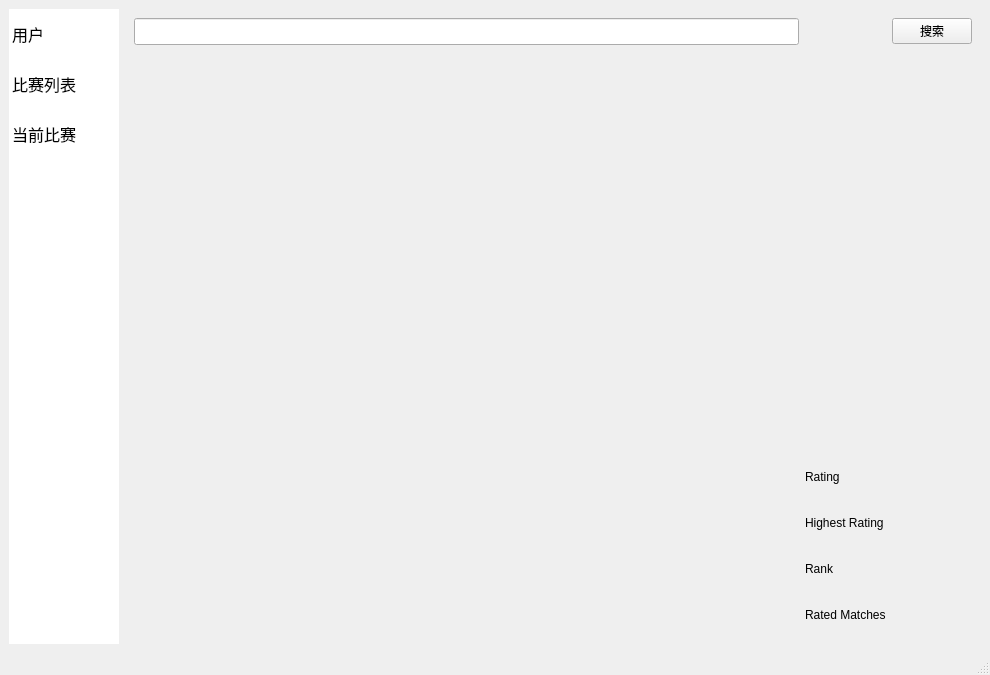
<?xml version="1.0" encoding="UTF-8"?>
<ui version="4.0">
 <class>MainWindow</class>
 <widget class="QMainWindow" name="MainWindow">
  <property name="geometry">
   <rect>
    <x>0</x>
    <y>0</y>
    <width>990</width>
    <height>675</height>
   </rect>
  </property>
  <property name="minimumSize">
   <size>
    <width>990</width>
    <height>675</height>
   </size>
  </property>
  <property name="windowTitle">
   <string>AtCoder-Contest-Helper</string>
  </property>
  <property name="styleSheet">
   <string notr="true"/>
  </property>
  <widget class="QWidget" name="centralwidget">
   <layout class="QGridLayout" name="gridLayout_2">
    <item row="0" column="0">
     <layout class="QGridLayout" name="MainLayout">
      <item row="0" column="0">
       <widget class="QListWidget" name="SideBar">
        <property name="sizePolicy">
         <sizepolicy hsizetype="Fixed" vsizetype="Preferred">
          <horstretch>0</horstretch>
          <verstretch>0</verstretch>
         </sizepolicy>
        </property>
        <property name="minimumSize">
         <size>
          <width>1</width>
          <height>1</height>
         </size>
        </property>
        <property name="maximumSize">
         <size>
          <width>110</width>
          <height>16777215</height>
         </size>
        </property>
        <property name="font">
         <font>
          <pointsize>12</pointsize>
         </font>
        </property>
        <property name="styleSheet">
         <string notr="true">QWidget:focus{
outline: none;
}
QListWidget {
	border: 0;
}
QListView::item {
    height: 50px;
	border-radius: 5px;
}
 QListView::Item:hover {
 background: rgb(80, 80, 80);
 }
 
QListView::Item:selected  {
	background: rgb(63, 63, 63);
}</string>
        </property>
        <item>
         <property name="text">
          <string>用户</string>
         </property>
         <property name="icon">
          <iconset theme="system-help"/>
         </property>
        </item>
        <item>
         <property name="text">
          <string>比赛列表</string>
         </property>
         <property name="icon">
          <iconset theme="user-home"/>
         </property>
        </item>
        <item>
         <property name="text">
          <string>当前比赛</string>
         </property>
         <property name="icon">
          <iconset theme="input-keyboard"/>
         </property>
        </item>
       </widget>
      </item>
      <item row="0" column="1">
       <widget class="QStackedWidget" name="stackedWidget">
        <property name="sizePolicy">
         <sizepolicy hsizetype="Expanding" vsizetype="Preferred">
          <horstretch>3</horstretch>
          <verstretch>0</verstretch>
         </sizepolicy>
        </property>
        <property name="sizeIncrement">
         <size>
          <width>0</width>
          <height>0</height>
         </size>
        </property>
        <property name="styleSheet">
         <string notr="true">QStackedWidget:{
QFrame{border:none;};
}</string>
        </property>
        <property name="currentIndex">
         <number>0</number>
        </property>
        <widget class="QWidget" name="UserWidget">
         <layout class="QGridLayout" name="gridLayout_4">
          <item row="1" column="0">
           <layout class="QGridLayout" name="UserLayout">
            <item row="1" column="0" rowspan="7">
             <widget class="QCustomPlot" name="RatingViewPlot" native="true"/>
            </item>
            <item row="0" column="0">
             <widget class="QLineEdit" name="UserNameEdit">
              <property name="font">
               <font>
                <pointsize>12</pointsize>
               </font>
              </property>
             </widget>
            </item>
            <item row="0" column="1">
             <spacer name="horizontalSpacer">
              <property name="orientation">
               <enum>Qt::Orientation::Horizontal</enum>
              </property>
              <property name="sizeType">
               <enum>QSizePolicy::Policy::Fixed</enum>
              </property>
              <property name="sizeHint" stdset="0">
               <size>
                <width>20</width>
                <height>20</height>
               </size>
              </property>
             </spacer>
            </item>
            <item row="0" column="2">
             <widget class="QPushButton" name="UserNameSearch">
              <property name="text">
               <string>搜索</string>
              </property>
              <property name="icon">
               <iconset theme="document-send"/>
              </property>
             </widget>
            </item>
            <item row="1" column="1" colspan="2">
             <widget class="QLabel" name="AvatarLabel">
              <property name="sizePolicy">
               <sizepolicy hsizetype="Fixed" vsizetype="Fixed">
                <horstretch>0</horstretch>
                <verstretch>0</verstretch>
               </sizepolicy>
              </property>
              <property name="minimumSize">
               <size>
                <width>100</width>
                <height>100</height>
               </size>
              </property>
              <property name="maximumSize">
               <size>
                <width>100</width>
                <height>100</height>
               </size>
              </property>
              <property name="font">
               <font>
                <pointsize>1</pointsize>
                <kerning>false</kerning>
               </font>
              </property>
              <property name="styleSheet">
               <string notr="true">image: url(:/pics/icons/At-Default-Avatar.png);</string>
              </property>
              <property name="text">
               <string/>
              </property>
              <property name="alignment">
               <set>Qt::AlignmentFlag::AlignCenter</set>
              </property>
             </widget>
            </item>
            <item row="7" column="1">
             <widget class="QLabel" name="RatedMatchesLabel1">
              <property name="text">
               <string>Rated Matches</string>
              </property>
             </widget>
            </item>
            <item row="7" column="2">
             <widget class="QLabel" name="RatedMatchesLabel2">
              <property name="sizePolicy">
               <sizepolicy hsizetype="Fixed" vsizetype="Preferred">
                <horstretch>0</horstretch>
                <verstretch>0</verstretch>
               </sizepolicy>
              </property>
              <property name="text">
               <string/>
              </property>
              <property name="alignment">
               <set>Qt::AlignmentFlag::AlignRight|Qt::AlignmentFlag::AlignTrailing|Qt::AlignmentFlag::AlignVCenter</set>
              </property>
             </widget>
            </item>
            <item row="6" column="1">
             <widget class="QLabel" name="RankingLabel1">
              <property name="maximumSize">
               <size>
                <width>110</width>
                <height>16777215</height>
               </size>
              </property>
              <property name="text">
               <string>Rank</string>
              </property>
             </widget>
            </item>
            <item row="6" column="2">
             <widget class="QLabel" name="RankingLabel2">
              <property name="sizePolicy">
               <sizepolicy hsizetype="Fixed" vsizetype="Preferred">
                <horstretch>0</horstretch>
                <verstretch>0</verstretch>
               </sizepolicy>
              </property>
              <property name="text">
               <string/>
              </property>
              <property name="alignment">
               <set>Qt::AlignmentFlag::AlignRight|Qt::AlignmentFlag::AlignTrailing|Qt::AlignmentFlag::AlignVCenter</set>
              </property>
             </widget>
            </item>
            <item row="5" column="1">
             <widget class="QLabel" name="MaxmiumRatingLabel1">
              <property name="text">
               <string>Highest Rating</string>
              </property>
             </widget>
            </item>
            <item row="5" column="2">
             <widget class="QLabel" name="MaxmiumRatingLabel2">
              <property name="sizePolicy">
               <sizepolicy hsizetype="Fixed" vsizetype="Preferred">
                <horstretch>0</horstretch>
                <verstretch>0</verstretch>
               </sizepolicy>
              </property>
              <property name="text">
               <string/>
              </property>
              <property name="alignment">
               <set>Qt::AlignmentFlag::AlignRight|Qt::AlignmentFlag::AlignTrailing|Qt::AlignmentFlag::AlignVCenter</set>
              </property>
             </widget>
            </item>
            <item row="4" column="1">
             <widget class="QLabel" name="NowRatingLabel1">
              <property name="text">
               <string>Rating</string>
              </property>
             </widget>
            </item>
            <item row="4" column="2">
             <widget class="QLabel" name="NowRatingLabel2">
              <property name="sizePolicy">
               <sizepolicy hsizetype="Fixed" vsizetype="Preferred">
                <horstretch>0</horstretch>
                <verstretch>0</verstretch>
               </sizepolicy>
              </property>
              <property name="text">
               <string/>
              </property>
              <property name="alignment">
               <set>Qt::AlignmentFlag::AlignRight|Qt::AlignmentFlag::AlignTrailing|Qt::AlignmentFlag::AlignVCenter</set>
              </property>
             </widget>
            </item>
            <item row="2" column="1" rowspan="2" colspan="2">
             <spacer name="verticalSpacer">
              <property name="orientation">
               <enum>Qt::Orientation::Vertical</enum>
              </property>
              <property name="sizeType">
               <enum>QSizePolicy::Policy::Fixed</enum>
              </property>
              <property name="sizeHint" stdset="0">
               <size>
                <width>20</width>
                <height>300</height>
               </size>
              </property>
             </spacer>
            </item>
           </layout>
          </item>
         </layout>
        </widget>
        <widget class="QWidget" name="ContestListWidget"/>
        <widget class="QWidget" name="CurrentContestWidget"/>
       </widget>
      </item>
     </layout>
    </item>
   </layout>
  </widget>
  <widget class="QMenuBar" name="menubar">
   <property name="geometry">
    <rect>
     <x>0</x>
     <y>0</y>
     <width>990</width>
     <height>33</height>
    </rect>
   </property>
  </widget>
  <widget class="QStatusBar" name="statusbar"/>
 </widget>
 <customwidgets>
  <customwidget>
   <class>QCustomPlot</class>
   <extends>QWidget</extends>
   <header location="global">qcustomplot.h</header>
   <container>1</container>
  </customwidget>
 </customwidgets>
 <resources>
  <include location="MainWindow.qrc"/>
 </resources>
 <connections>
  <connection>
   <sender>SideBar</sender>
   <signal>currentRowChanged(int)</signal>
   <receiver>stackedWidget</receiver>
   <slot>setCurrentIndex(int)</slot>
   <hints>
    <hint type="sourcelabel">
     <x>94</x>
     <y>248</y>
    </hint>
    <hint type="destinationlabel">
     <x>235</x>
     <y>260</y>
    </hint>
   </hints>
  </connection>
 </connections>
</ui>
